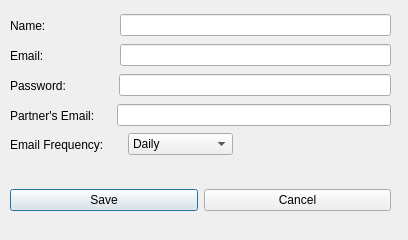
<?xml version="1.0" encoding="UTF-8"?>
<ui version="4.0">
 <class>settings_dialog</class>
 <widget class="QDialog" name="settings_dialog">
  <property name="geometry">
   <rect>
    <x>0</x>
    <y>0</y>
    <width>408</width>
    <height>240</height>
   </rect>
  </property>
  <property name="windowTitle">
   <string>Settings</string>
  </property>
  <widget class="QWidget" name="horizontalLayoutWidget">
   <property name="geometry">
    <rect>
     <x>10</x>
     <y>10</y>
     <width>381</width>
     <height>31</height>
    </rect>
   </property>
   <layout class="QHBoxLayout" name="horizontalLayout">
    <item>
     <widget class="QLabel" name="name_label">
      <property name="text">
       <string>Name:</string>
      </property>
     </widget>
    </item>
    <item>
     <spacer name="horizontalSpacer">
      <property name="orientation">
       <enum>Qt::Horizontal</enum>
      </property>
      <property name="sizeType">
       <enum>QSizePolicy::Fixed</enum>
      </property>
      <property name="sizeHint" stdset="0">
       <size>
        <width>68</width>
        <height>20</height>
       </size>
      </property>
     </spacer>
    </item>
    <item>
     <widget class="QLineEdit" name="name_textbox"/>
    </item>
   </layout>
  </widget>
  <widget class="QWidget" name="horizontalLayoutWidget_2">
   <property name="geometry">
    <rect>
     <x>10</x>
     <y>40</y>
     <width>381</width>
     <height>31</height>
    </rect>
   </property>
   <layout class="QHBoxLayout" name="horizontalLayout_2">
    <item>
     <widget class="QLabel" name="email_label">
      <property name="text">
       <string>Email:</string>
      </property>
     </widget>
    </item>
    <item>
     <spacer name="horizontalSpacer_2">
      <property name="orientation">
       <enum>Qt::Horizontal</enum>
      </property>
      <property name="sizeType">
       <enum>QSizePolicy::Fixed</enum>
      </property>
      <property name="sizeHint" stdset="0">
       <size>
        <width>70</width>
        <height>20</height>
       </size>
      </property>
     </spacer>
    </item>
    <item>
     <widget class="QLineEdit" name="email_textbox"/>
    </item>
   </layout>
  </widget>
  <widget class="QWidget" name="horizontalLayoutWidget_3">
   <property name="geometry">
    <rect>
     <x>10</x>
     <y>70</y>
     <width>381</width>
     <height>31</height>
    </rect>
   </property>
   <layout class="QHBoxLayout" name="horizontalLayout_3">
    <item>
     <widget class="QLabel" name="password_label">
      <property name="text">
       <string>Password:</string>
      </property>
     </widget>
    </item>
    <item>
     <spacer name="horizontalSpacer_3">
      <property name="orientation">
       <enum>Qt::Horizontal</enum>
      </property>
      <property name="sizeType">
       <enum>QSizePolicy::Fixed</enum>
      </property>
      <property name="sizeHint" stdset="0">
       <size>
        <width>47</width>
        <height>9</height>
       </size>
      </property>
     </spacer>
    </item>
    <item>
     <widget class="QLineEdit" name="password_textbox">
      <property name="echoMode">
       <enum>QLineEdit::Password</enum>
      </property>
     </widget>
    </item>
   </layout>
  </widget>
  <widget class="QWidget" name="horizontalLayoutWidget_4">
   <property name="geometry">
    <rect>
     <x>10</x>
     <y>100</y>
     <width>381</width>
     <height>31</height>
    </rect>
   </property>
   <layout class="QHBoxLayout" name="horizontalLayout_5">
    <item>
     <widget class="QLabel" name="partner_email_label">
      <property name="text">
       <string>Partner's Email:</string>
      </property>
     </widget>
    </item>
    <item>
     <spacer name="horizontalSpacer_4">
      <property name="orientation">
       <enum>Qt::Horizontal</enum>
      </property>
      <property name="sizeType">
       <enum>QSizePolicy::Fixed</enum>
      </property>
      <property name="sizeHint" stdset="0">
       <size>
        <width>16</width>
        <height>9</height>
       </size>
      </property>
     </spacer>
    </item>
    <item>
     <widget class="QLineEdit" name="partner_email_textbox">
      <property name="echoMode">
       <enum>QLineEdit::Normal</enum>
      </property>
     </widget>
    </item>
   </layout>
  </widget>
  <widget class="QWidget" name="horizontalLayoutWidget_6">
   <property name="geometry">
    <rect>
     <x>10</x>
     <y>160</y>
     <width>381</width>
     <height>80</height>
    </rect>
   </property>
   <layout class="QHBoxLayout" name="horizontalLayout_7">
    <item>
     <widget class="QPushButton" name="save_button">
      <property name="cursor">
       <cursorShape>PointingHandCursor</cursorShape>
      </property>
      <property name="text">
       <string>Save</string>
      </property>
     </widget>
    </item>
    <item>
     <widget class="QPushButton" name="cancel_button">
      <property name="cursor">
       <cursorShape>PointingHandCursor</cursorShape>
      </property>
      <property name="text">
       <string>Cancel</string>
      </property>
     </widget>
    </item>
   </layout>
  </widget>
  <widget class="QWidget" name="horizontalLayoutWidget_5">
   <property name="geometry">
    <rect>
     <x>10</x>
     <y>130</y>
     <width>223</width>
     <height>29</height>
    </rect>
   </property>
   <layout class="QHBoxLayout" name="horizontalLayout_6">
    <item>
     <widget class="QLabel" name="email_frequency_label">
      <property name="text">
       <string>Email Frequency:</string>
      </property>
     </widget>
    </item>
    <item>
     <spacer name="horizontalSpacer_5">
      <property name="orientation">
       <enum>Qt::Horizontal</enum>
      </property>
      <property name="sizeType">
       <enum>QSizePolicy::Fixed</enum>
      </property>
      <property name="sizeHint" stdset="0">
       <size>
        <width>6</width>
        <height>20</height>
       </size>
      </property>
     </spacer>
    </item>
    <item>
     <widget class="QComboBox" name="email_frequency_combo_box">
      <property name="cursor">
       <cursorShape>PointingHandCursor</cursorShape>
      </property>
      <item>
       <property name="text">
        <string>Daily</string>
       </property>
      </item>
      <item>
       <property name="text">
        <string>Weekly</string>
       </property>
      </item>
     </widget>
    </item>
   </layout>
  </widget>
 </widget>
 <tabstops>
  <tabstop>name_textbox</tabstop>
  <tabstop>email_textbox</tabstop>
  <tabstop>password_textbox</tabstop>
  <tabstop>partner_email_textbox</tabstop>
  <tabstop>email_frequency_combo_box</tabstop>
  <tabstop>save_button</tabstop>
  <tabstop>cancel_button</tabstop>
 </tabstops>
 <resources/>
 <connections/>
</ui>
